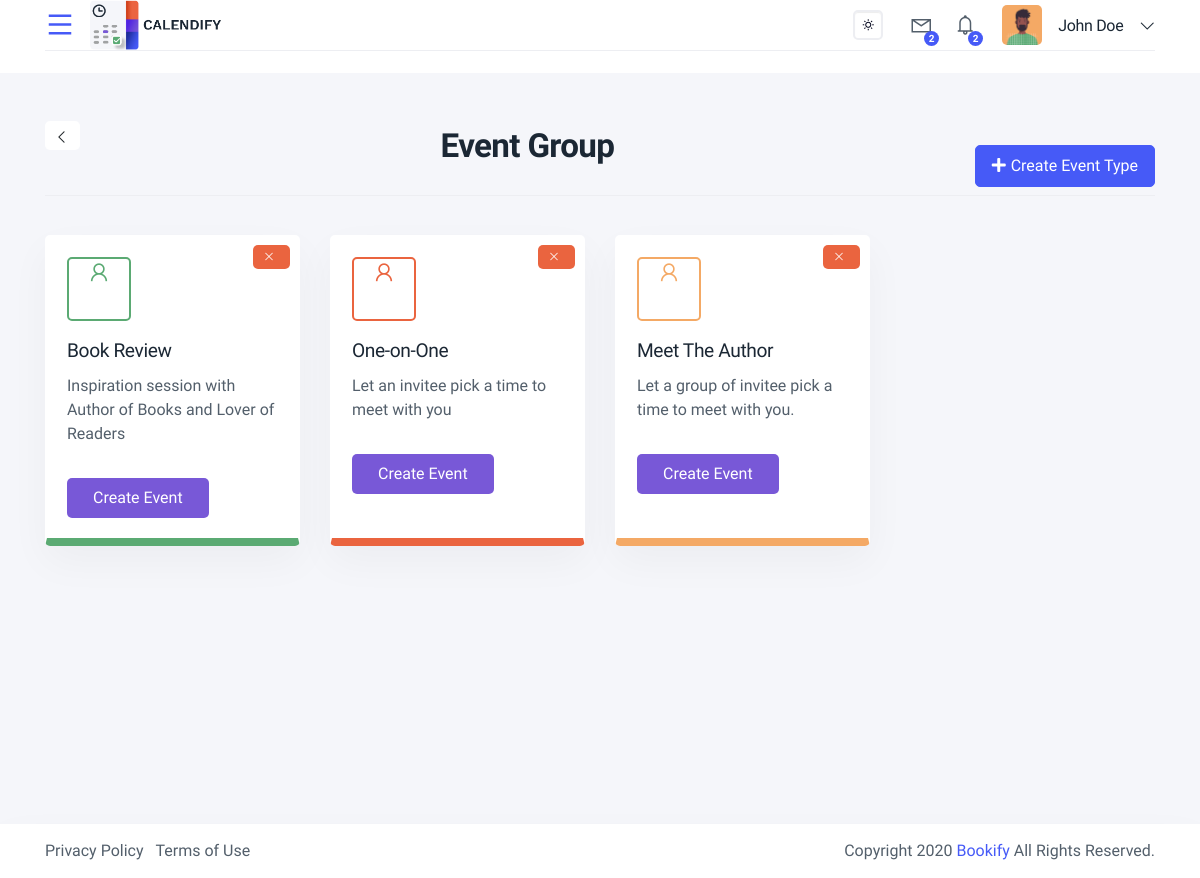
/new-event (signed in), run on the app's committed database.
### app/models.py (models this page shows, shortened)
class User(UserMixin, db.Model):
    __tablename__ = 'users'
    id = db.Column(db.Integer, primary_key=True)
    username = db.Column(db.String(64), index=True, )
    first_name = db.Column(db.String(64), index=True,)
    last_name = db.Column(db.String(64), index=True,)
    email = db.Column(db.String(120), index=True, unique=True)
    password_hash = db.Column(db.String(128))
    user_role = db.Column(db.Integer)
    events = db.relationship('Event', backref='User', lazy=True)

class EventGroup(db.Model):
    __tablename__ = 'event_groups'
    id = db.Column(db.Integer, primary_key=True)
    name = db.Column(db.String(100), nullable=False)
    description = db.Column(db.Text)
    created_at = db.Column(db.DateTime, default=datetime.utcnow)
    events = db.relationship('Event', backref='event_group', lazy=True)

### app/services/views.py (the view, shortened to what this page needs)
@bp.route('/new-event', methods=['GET', 'POST'])
@login_required
def event_group():
    all_group = EventGroup.query.all()
    array_colors = ['info', 'danger', 'success', 'warning', 'primary']
    return render_template('services/new_event.html', title='Register',
    all_group=all_group, array_colors=array_colors)

### app/models.py (called while the page is built)
@login.user_loader
def load_user(user_id):
    return User.query.get(user_id)

### app/templates/services/new_event.html (shortened to what this page needs)
﻿{% extends "header.html" %}
{% block body %}
    <div class="content-page">
    <div class="container">
        <div class="row">
            <div class="col-lg-12 mb-4">
                <div class="py-4 border-bottom">
                    <div class="float-left"><a href="/dashboard" class="badge bg-white back-arrow"><i class="las la-angle-left"></i></a></div>
                    <div class="form-title text-center">
                    <a href="#" data-toggle="modal" data-target="#exampleModalCenter"  class="btn btn-primary btn-lg my-4 float-right"><i class="fa fa-plus"></i>Create Event Type</a>
                  <h2><strong>Event Group </strong></h2>
                  </div>
                </div>
            </div>
            {% if all_group %}
            {% for event in all_group  %}
            {% set random_color = array_colors|random %}
            <div class="col-lg-3 col-md-6">
    <div class="card card-block card-stretch card-height">
        <div class="card-body rounded work-detail work-detail-{{random_color}}">
            <div class="icon iq-icon-box-2 mb-3 rounded">
                <i class="las la-user"></i>
                <a href="#" data-event-id="{{ event.id }}" class="btn btn-danger btn-sm delete-event" style="position: absolute; top: 10px; right: 10px;"><i class="las la-times"></i></a>
            </div>
            <h5 class="mb-2">{{event.name}}</h5>
            <p class="mb-4">{{event.description}}</p>
            <div class="pt-2">
                <a href="/add-event/{{event.id}}" class="btn btn-info mr-3 px-4">Create Event  </a>
            </div>
        </div>
    </div>
</div>
              {% endfor %}
            {%else%}
            <p> create a new Event Group</p>
            {% endif%}
        </div>
    </div>
      </div>
    </div>
   {% endblock %}

### app/templates/header.html (shortened to what this page needs)
<!doctype html>
<html lang="en">
  <head>
        <link href="{{ url_for('static', filename='book/css/backend.min.css') }}" rel="stylesheet">
        <link href="{{ url_for('static', filename='book/vendor/@fortawesome/fontawesome-free/css/all.min.css') }}" rel="stylesheet">
        <link href="{{ url_for('static', filename='book/vendor/line-awesome/dist/line-awesome/css/line-awesome.min.css') }}" rel="stylesheet">
        <link href="{{ url_for('static', filename='book/vendor/remixicon/fonts/remixicon.css') }}" rel="stylesheet">
        <link rel="stylesheet" href="{{ url_for('static', filename='book/vendor/fullcalendar/core/main.css') }}">
        <link rel="stylesheet" href="{{ url_for('static', filename='book/vendor/fullcalendar/daygrid/main.css') }}">
        <link rel="stylesheet" href="{{ url_for('static', filename='book/vendor/fullcalendar/timegrid/main.css') }}">
        <link rel="stylesheet" href="{{ url_for('static', filename='book/vendor/fullcalendar/list/main.css') }}">
</head>
<body class="fixed-top-navbar top-nav  ">
    <div class="wrapper">
      <div class="iq-top-navbar">
          <div class="container">
              <div class="iq-navbar-custom">
                  <div class="d-flex align-items-center justify-content-between">
                      <div class="iq-navbar-logo d-flex align-items-center justify-content-between">
                          <i class="ri-menu-line wrapper-menu"></i>
                          <a href="/" class="header-logo">
                            <img src="{{ url_for('static', filename='book/images/logo.png') }}" class="img-fluid rounded-normal light-logo" alt="logo">
                          </a>
                      </div>
                        {% if  current_user.is_authenticated %}
                      <nav class="navbar navbar-expand-lg navbar-light p-0">
                          <div class="change-mode">
                              <div class="custom-control custom-switch custom-switch-icon custom-control-indivne">
                                  <div class="custom-switch-inner">
                                      <label class="custom-control-label" for="dark-mode" data-mode="toggle">
                                          <span class="switch-icon-right"><i class="a-right ri-sun-line"></i></span>
                                      </label>
                                  </div>
                              </div>
                          </div>
                          <div class="collapse navbar-collapse" id="navbarSupportedContent">
                              <ul class="navbar-nav ml-auto navbar-list align-items-center">
                                  <li class="nav-item nav-icon dropdown ml-3">
                                      <a href="#" class="search-toggle dropdown-toggle" id="dropdownMenuButton2" data-toggle="dropdown" aria-haspopup="true" aria-expanded="false">
                                          <i class="las la-envelope"></i>
                                          <span class="badge badge-primary count-mail rounded-circle">2</span>
                                      </a>
                                  </li>
                                  <li class="nav-item nav-icon dropdown">
                                      <a href="#" class="search-toggle dropdown-toggle" id="dropdownMenuButton" data-toggle="dropdown" aria-haspopup="true" aria-expanded="false">
                                          <i class="las la-bell"></i>
                                          <span class="badge badge-primary count-mail rounded-circle">2</span>
                                      </a>
                                  </li>
                                  <li class="caption-content">
                                      <a href="#" class="search-toggle dropdown-toggle d-flex align-items-center" id="dropdownMenuButton3" data-toggle="dropdown" aria-haspopup="true" aria-expanded="false">
                                    <img src="{{ url_for('static', filename='book/images/user/01.jpg') }}" class="avatar-40 img-fluid rounded" alt="user">
                                          <div class="caption ml-3">
                                              <h6 class="mb-0 line-height">{{current_user.first_name }} {{ current_user.last_name}}<i class="las la-angle-down ml-3"></i></h6>
                                          </div>
                                      </a>
                                  </li>
                                   {% else %}
                                  <li class=" ">
                                    <a href="/login" class="btn btn-outline-primary rounded-pill mt-2"><i class="ri-heart-line"></i>Login</a>
                                    </li>
                                 </ul>
                                 {% endif %}
                          </div>
                      </nav>
                  </div>
              </div>
          </div>
      </div>
{% block body %}
{% endblock %}
    <footer class="iq-footer">
        <div class="container-fluid container">
            <div class="row">
                <div class="col-lg-6">
                    <ul class="list-inline mb-0">
                        <li class="list-inline-item"><a href="privacy-policy.html">Privacy Policy</a></li>
                        <li class="list-inline-item"><a href="terms-of-service.html">Terms of Use</a></li>
                    </ul>
                </div>
                <div class="col-lg-6 text-right">
                    Copyright 2020 <a href="#">Bookify</a> All Rights Reserved.
                </div>
            </div>
        </div>
    </footer>
</body>
</html>

### data on the page
User: first_name "John", last_name "Doe"
EventGroup: name "Book Review", description "Inspiration session with Author of Books and Lover of Readers"
EventGroup: name "One-on-One", description "Let an invitee pick a time to meet with you"
EventGroup: name "Meet The Author", description "Let a group of invitee pick a time to meet with you."
